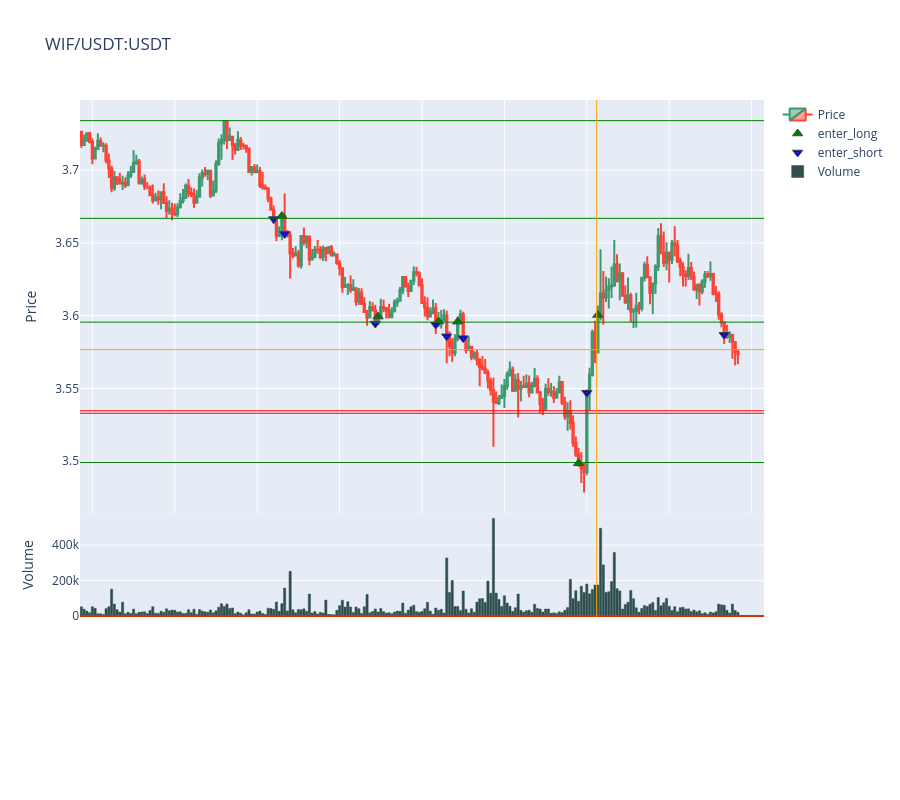

The notebook cell saved with this chart:
### Code cell
borders = cluster_borders(dataframe)
fig = generate_candlestick_graph(pair=pair, data=dataframe)
for border in borders:
    fig.add_hline(y=border, line_width=1, line_color='green')
fig.add_hline(y=3.5767, line_width=1, line_color='orange')
fig.add_hline(y=3.5347, line_width=1, line_color='red')
fig.add_hline(y=3.533, line_width=1, line_color='red')
fig.add_vline(x="2024-04-11 12:33:35", line_width=1, line_color="orange")
fig.update_layout(autosize=True, height=800, xaxis=dict(rangeslider=dict(visible=False)))

### Figure 1 — Plotly figure (JSON) as saved in the notebook; plotly's stock layout.template omitted (floating-point values rounded to 4 significant figures; data arrays with more than 128 entries replaced by an {"elided": "..."} marker saying what was removed)
{"data": [{"close": {"elided": "240 float values"}, "high": {"elided": "240 float values"}, "low": {"elided": "240 float values"}, "name": "Price", "open": {"elided": "240 float values"}, "type": "candlestick", "x": {"elided": "240 str values"}, "xaxis": "x", "yaxis": "y"}, {"marker": {"color": "green", "line": {"width": 1}, "size": 9, "symbol": "triangle-up-dot"}, "mode": "markers", "name": "enter_long", "type": "scatter", "x": ["2024-04-11T10:39:00+00:00", "2024-04-11T11:14:00+00:00", "2024-04-11T11:36:00+00:00", "2024-04-11T11:43:00+00:00", "2024-04-11T12:27:00+00:00", "2024-04-11T12:34:00+00:00"], "xaxis": "x", "y": [3.668, 3.599, 3.596, 3.596, 3.499, 3.6], "yaxis": "y"}, {"marker": {"color": "blue", "line": {"width": 1}, "size": 9, "symbol": "triangle-down-dot"}, "mode": "markers", "name": "enter_short", "type": "scatter", "x": ["2024-04-11T10:36:00+00:00", "2024-04-11T10:40:00+00:00", "2024-04-11T11:13:00+00:00", "2024-04-11T11:35:00+00:00", "2024-04-11T11:39:00+00:00", "2024-04-11T11:45:00+00:00", "2024-04-11T12:30:00+00:00", "2024-04-11T13:20:00+00:00"], "xaxis": "x", "y": [3.666, 3.656, 3.595, 3.594, 3.586, 3.585, 3.547, 3.587], "yaxis": "y"}, {"marker": {"color": "DarkSlateGrey", "line": {"color": "DarkSlateGrey"}}, "name": "Volume", "type": "bar", "x": {"elided": "240 str values"}, "xaxis": "x2", "y": {"elided": "240 int values"}, "yaxis": "y2"}], "layout": {"autosize": true, "height": 800, "modebar": {"add": ["v1hovermode", "toggleSpikeLines"]}, "shapes": [{"line": {"color": "green", "width": 1}, "type": "line", "x0": 0, "x1": 1, "xref": "x domain", "y0": 3.499, "y1": 3.499, "yref": "y"}, {"line": {"color": "green", "width": 1}, "type": "line", "x0": 0, "x1": 1, "xref": "x2 domain", "y0": 3.499, "y1": 3.499, "yref": "y2"}, {"line": {"color": "green", "width": 1}, "type": "line", "x0": 0, "x1": 1, "xref": "x domain", "y0": 3.596, "y1": 3.596, "yref": "y"}, {"line": {"color": "green", "width": 1}, "type": "line", "x0": 0, "x1": 1, "xref": "x2 domain", "y0": 3.596, "y1": 3.596, "yref": "y2"}, {"line": {"color": "green", "width": 1}, "type": "line", "x0": 0, "x1": 1, "xref": "x domain", "y0": 3.667, "y1": 3.667, "yref": "y"}, {"line": {"color": "green", "width": 1}, "type": "line", "x0": 0, "x1": 1, "xref": "x2 domain", "y0": 3.667, "y1": 3.667, "yref": "y2"}, {"line": {"color": "green", "width": 1}, "type": "line", "x0": 0, "x1": 1, "xref": "x domain", "y0": 3.734, "y1": 3.734, "yref": "y"}, {"line": {"color": "green", "width": 1}, "type": "line", "x0": 0, "x1": 1, "xref": "x2 domain", "y0": 3.734, "y1": 3.734, "yref": "y2"}, {"line": {"color": "orange", "width": 1}, "type": "line", "x0": 0, "x1": 1, "xref": "x domain", "y0": 3.577, "y1": 3.577, "yref": "y"}, {"line": {"color": "orange", "width": 1}, "type": "line", "x0": 0, "x1": 1, "xref": "x2 domain", "y0": 3.577, "y1": 3.577, "yref": "y2"}, {"line": {"color": "red", "width": 1}, "type": "line", "x0": 0, "x1": 1, "xref": "x domain", "y0": 3.535, "y1": 3.535, "yref": "y"}, {"line": {"color": "red", "width": 1}, "type": "line", "x0": 0, "x1": 1, "xref": "x2 domain", "y0": 3.535, "y1": 3.535, "yref": "y2"}, {"line": {"color": "red", "width": 1}, "type": "line", "x0": 0, "x1": 1, "xref": "x domain", "y0": 3.533, "y1": 3.533, "yref": "y"}, {"line": {"color": "red", "width": 1}, "type": "line", "x0": 0, "x1": 1, "xref": "x2 domain", "y0": 3.533, "y1": 3.533, "yref": "y2"}, {"line": {"color": "orange", "width": 1}, "type": "line", "x0": "2024-04-11 12:33:35", "x1": "2024-04-11 12:33:35", "xref": "x", "y0": 0, "y1": 1, "yref": "y domain"}, {"line": {"color": "orange", "width": 1}, "type": "line", "x0": "2024-04-11 12:33:35", "x1": "2024-04-11 12:33:35", "xref": "x2", "y0": 0, "y1": 1, "yref": "y2 domain"}], "title": {"text": "WIF/USDT:USDT"}, "xaxis": {"anchor": "y", "domain": [0, 1], "matches": "x3", "rangeslider": {"visible": false}, "showticklabels": false}, "xaxis2": {"anchor": "y2", "domain": [0, 1], "matches": "x3", "showticklabels": false}, "xaxis3": {"anchor": "y3", "domain": [0, 1]}, "yaxis": {"anchor": "x", "domain": [0.3335, 1], "title": {"text": "Price"}}, "yaxis2": {"anchor": "x2", "domain": [0.1667, 0.3334], "title": {"text": "Volume"}}, "yaxis3": {"anchor": "x3", "domain": [0, 0.1666], "title": {"text": "Other"}}}}
